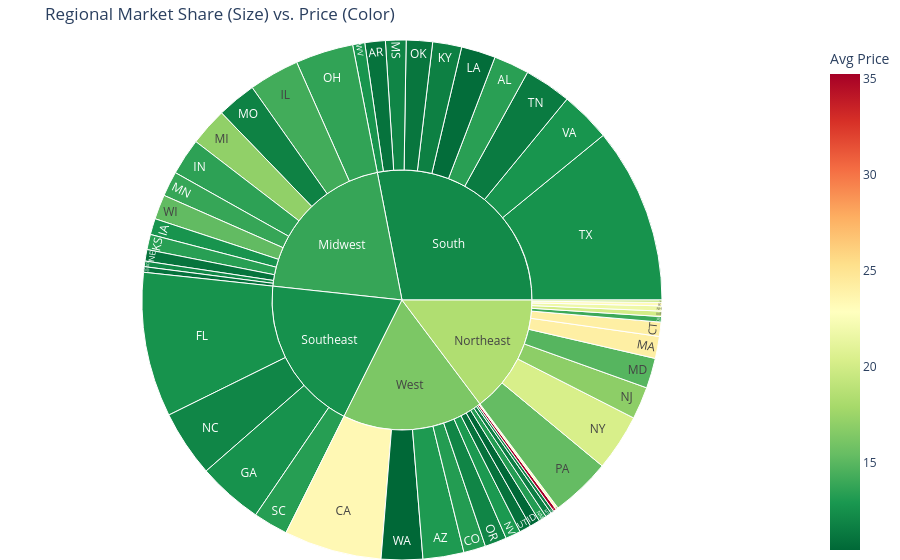

Notebook code for this chart:
### Markdown cell above
Regional Market Share & Price ComparisonObjective: To compare total energy sales volume ($MWh$) against average pricing ($¢/kWh$) across regions.This visualization uses a Sunburst Chart. It allows you to see the hierarchy of the US energy market: the inner ring shows the Census Regions, and the outer ring shows the States within them. The size of each slice represents the Sales Volume, while the color represents the Average Price

### Code cell
sunburst_df = region_df.groupby(['census_region', 'state_code']).agg({
    'sales_mwh': 'sum',
    'price_cents_kwh': 'mean'
}).reset_index()

fig5 = px.sunburst(
    sunburst_df, 
    path=['census_region', 'state_code'], 
    values='sales_mwh',
    color='price_cents_kwh', 
    color_continuous_scale='RdYlGn_r',
    title="Regional Market Share (Size) vs. Price (Color)",
    labels={'price_cents_kwh': 'Avg Price', 'sales_mwh': 'Total MWh'}
)

fig5.update_layout(margin=dict(t=40, l=0, r=0, b=0))
fig5.show()

### Figure 1 — Plotly figure (JSON) as saved in the notebook; plotly's stock layout.template omitted (floating-point values rounded to 4 significant figures)
{"data": [{"branchvalues": "total", "customdata": [[12.75], [14.25], [13.56], [13.41], [17.07], [13.86], [11.78], [10.98], [11.1], [13.68], [12.17], [15.29], [24.11], [14.07], [24.12], [14.89], [20.07], [21.71], [16.91], [20.33], [15.37], [23.16], [19.48], [13.44], [11.06], [11.69], [10.73], [11.98], [11.18], [11.46], [12.69], [12.79], [12.76], [12.69], [12.61], [12.0], [13.32], [22.94], [13.06], [23.39], [13.23], [35.22], [10.49], [11.64], [13.24], [12.98], [11.98], [10.99], [10.46], [11.65], [13.84], [18.4], [12.22], [12.6], [16.26]], "domain": {"x": [0, 1], "y": [0, 1]}, "hovertemplate": "labels=%{label}<br>Total MWh=%{value}<br>parent=%{parent}<br>id=%{id}<br>Avg Price=%{color}<extra></extra>", "ids": ["Midwest/IA", "Midwest/IL", "Midwest/IN", "Midwest/KS", "Midwest/MI", "Midwest/MN", "Midwest/MO", "Midwest/ND", "Midwest/NE", "Midwest/OH", "Midwest/SD", "Midwest/WI", "Northeast/CT", "Northeast/DE", "Northeast/MA", "Northeast/MD", "Northeast/ME", "Northeast/NH", "Northeast/NJ", "Northeast/NY", "Northeast/PA", "Northeast/RI", "Northeast/VT", "South/AL", "South/AR", "South/KY", "South/LA", "South/MS", "South/OK", "South/TN", "South/TX", "South/VA", "South/WV", "Southeast/FL", "Southeast/GA", "Southeast/NC", "Southeast/SC", "West/AK", "West/AZ", "West/CA", "West/CO", "West/HI", "West/ID", "West/MT", "West/NM", "West/NV", "West/OR", "West/UT", "West/WA", "West/WY", "Midwest", "Northeast", "South", "Southeast", "West"], "labels": ["IA", "IL", "IN", "KS", "MI", "MN", "MO", "ND", "NE", "OH", "SD", "WI", "CT", "DE", "MA", "MD", "ME", "NH", "NJ", "NY", "PA", "RI", "VT", "AL", "AR", "KY", "LA", "MS", "OK", "TN", "TX", "VA", "WV", "FL", "GA", "NC", "SC", "AK", "AZ", "CA", "CO", "HI", "ID", "MT", "NM", "NV", "OR", "UT", "WA", "WY", "Midwest", "Northeast", "South", "Southeast", "West"], "marker": {"coloraxis": "coloraxis", "colors": [12.75, 14.25, 13.56, 13.41, 17.07, 13.86, 11.78, 10.98, 11.1, 13.68, 12.17, 15.29, 24.11, 14.07, 24.12, 14.89, 20.07, 21.71, 16.91, 20.33, 15.37, 23.16, 19.48, 13.44, 11.06, 11.69, 10.73, 11.98, 11.18, 11.46, 12.69, 12.79, 12.76, 12.69, 12.61, 12.0, 13.32, 22.94, 13.06, 23.39, 13.23, 35.22, 10.49, 11.64, 13.24, 12.98, 11.98, 10.99, 10.46, 11.65, 13.84, 18.4, 12.22, 12.6, 16.26]}, "name": "", "parents": ["Midwest", "Midwest", "Midwest", "Midwest", "Midwest", "Midwest", "Midwest", "Midwest", "Midwest", "Midwest", "Midwest", "Midwest", "Northeast", "Northeast", "Northeast", "Northeast", "Northeast", "Northeast", "Northeast", "Northeast", "Northeast", "Northeast", "Northeast", "South", "South", "South", "South", "South", "South", "South", "South", "South", "South", "Southeast", "Southeast", "Southeast", "Southeast", "West", "West", "West", "West", "West", "West", "West", "West", "West", "West", "West", "West", "West", "", "", "", "", ""], "type": "sunburst", "values": [145600.0, 456100.0, 331400.0, 137800.0, 343100.0, 226300.0, 354800.0, 50070.0, 103800.0, 522700.0, 50440.0, 223000.0, 128200.0, 50060.0, 199200.0, 272700.0, 48510.0, 46800.0, 292300.0, 511500.0, 544400.0, 30880.0, 21390.0, 320400.0, 184700.0, 261900.0, 310100.0, 185500.0, 237300.0, 424700.0, 1587000.0, 457000.0, 109600.0, 1309000.0, 590900.0, 600300.0, 313300.0, 20350.0, 369900.0, 883100.0, 199100.0, 27210.0, 91740.0, 54590.0, 70450.0, 136800.0, 197700.0, 105900.0, 374400.0, 28780.0, 2945000.0, 2146000.0, 4078000.0, 2813000.0, 2560000.0]}], "layout": {"coloraxis": {"colorbar": {"title": {"text": "Avg Price"}}, "colorscale": [[0, "rgb(0,104,55)"], [0.1, "rgb(26,152,80)"], [0.2, "rgb(102,189,99)"], [0.3, "rgb(166,217,106)"], [0.4, "rgb(217,239,139)"], [0.5, "rgb(255,255,191)"], [0.6, "rgb(254,224,139)"], [0.7, "rgb(253,174,97)"], [0.8, "rgb(244,109,67)"], [0.9, "rgb(215,48,39)"], [1, "rgb(165,0,38)"]]}, "legend": {"tracegroupgap": 0}, "margin": {"b": 0, "l": 0, "r": 0, "t": 40}, "title": {"text": "Regional Market Share (Size) vs. Price (Color)"}}}
